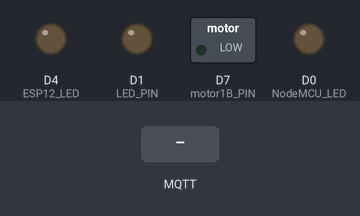
A sketch run on a simulated ESP8266 (NodeMCU). On the bench: switched loads named in the sketch (green lamp = pin HIGH), output pins drawn as LEDs (lit = HIGH). The inputs (shaded band) are chosen by the test bench. WiFi joins after 1.5 s; servers stay silent unless stated; network time is answered at once with the bench clock; the local clock reads 2024-03-15 10:24:30 at power-on unless the sketch sets it; random numbers use the default seed unless the sketch sets one; no MQTT or app messages arrive unless stated; what the sketch prints to the serial monitor is not drawn.

Above: at 0.1 s.
At 8.1 s:
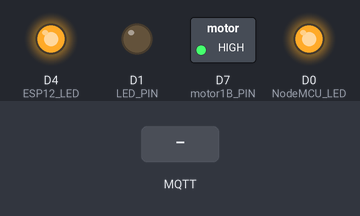
At 10.2 s:
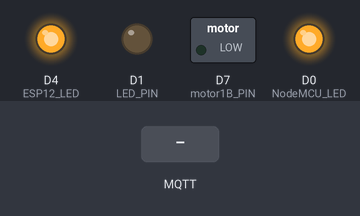
10.3 s: MQTT message "nodemcu/runmotor" arrives on the first subscribed topic
11.8 s: MQTT message "1" arrives on the first subscribed topic
13.3 s: MQTT message "on" arrives on the first subscribed topic
Timing chart, 0 to 16.3 s (numbered marks = the images above; inputs shaded):
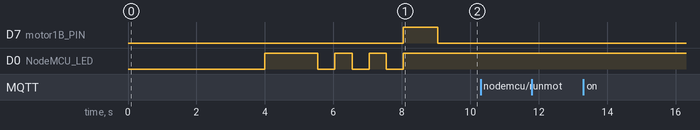

The sketch:

MqttMotor.ino
```cpp
/***************************************************
  NodeMCU
****************************************************/

// MqttMotor.ino
//
// This code connects to an MQTT broker as a client and monitors
//    for messages. If it gets one to run the motor, it will do so.
//    It will also send a heartbeat back to the Broker so that
//    it is clear it is still connected.
//    In addition, it connects to an NTP server
//    to monitor time change.

// NodeMCU 1.0 ESP-12E Pinout image here:
//    https://www.instructables.com/NodeMCU-ESP8266-Details-and-Pinout/
//    Note that D2 is a PWM
//    Note that D0 and D4 correspond to the onboard LED's on the NodeMCU and ESP-12, respectively.

// NodeMCU Onboard LED explanation here:
//    https://lowvoltage.github.io/2017/07/09/Onboard-LEDs-NodeMCU-Got-Two

// L298N Pinout image here:
//    https://lastminuteengineers.com/l298n-dc-stepper-driver-arduino-tutorial/

// NODEMCU PINOUTS
// D2 = Purple to resistor on breadboard before LED
// D1 = Gray to IN1 (1st pin) on Motor Controller unit
// D7 = Yellow to IN2 (2nd pin) on Motor Controller unit // This has some output on boot, but less than D3
// GND = Black to breadboard Ground rail connected to both LED and L928N Ground
// VIN = Red to +5V on L298N (this powers the NodeMCU, there is a regulator on NodeMCU from VIN that steps it down to 3.3v)

// L298N PINOUTS
//    Both jumpers are still installed in default place from factory, on (ENA)(+5V) and (ENB)(+5V)
// OUT1 = Red to Motor Red
// OUT2 = Black to Motor Black
// +12V aka VCC = Red to Positive (+) DC Female Barrel Plug
// GND = Black to Negative (-) DC Female Barrel Plug
// +5V = Red to VIN NodeMCU (powers NodeMCU)
// IN1 = Gray to D3 on NodeMCU   ****NEEDS UPDATED****
// IN2 = Yellow to D4 on NodeMCU ****NEEDS UPDATED****

// MOTOR PINOUT 12V DC Motor 6Pin with Encoder
// Red Positive (+) = L298N OUT1
// Black Negative (-) = L298N OUT2
// Green Hall Sensor GND = UNUSED
// Blue Hall Sensor Vcc = UNUSED
// Yellow Hall Sensor A Vout = UNUSED
// White Hall Sensor B Vout = UNUSED
////////////

#include <Arduino.h>
#include <NTPClient.h>            // https://github.com/arduino-libraries/NTPClient
#include <ESP8266WiFi.h>
#include <ESP8266WiFiMulti.h>
#include <WiFiUdp.h>
#include <PubSubClient.h>         // https://github.com/knolleary/pubsubclient
#include <ArduinoJson.h>          // https://github.com/bblanchon/ArduinoJson
#include <WebSocketsClient.h>     // https://github.com/Links2004/arduinoWebSockets/tree/master/src
#include "Adafruit_MQTT.h"        // https://github.com/adafruit/Adafruit_MQTT_Library
#include "Adafruit_MQTT_Client.h"
#include <string.h>
/************************* WiFi Access Point and MQTT Globals *********************************/
#define WLAN_SSID         "Moody"
#define WLAN_PASS         "PASSWORD"
#define mqtt_server       IPAddress (192, 168, 1, 213) // static ip address of the Raspberry Pi MQTT Server
#define MQTT_PORT         1883
#define MQTT_USERNAME     ""    // Not necessarily needed
#define MQTT_PASSWORD     ""    // Not necessarily needed
/************************* Pins and other HW setup Globals  *********************************/
#define LED_PIN           D1    // Pin connected to the LED
#define NodeMCU_LED       16
#define ESP12_LED         2
#define motor1A_PIN       D1
#define motor1B_PIN       D7
#define USE_SERIAL        Serial
/************************* Wifi and MQTT continued setup *********************************/
// Create an ESP8266 WiFiClient class to connect to the MQTT server.
WiFiClient espClient;
// Setup the MQTT client class by passing in the WiFi client
PubSubClient client(espClient);
unsigned long lastMsg = 0;
#define MSG_BUFFER_SIZE  (50)
char msg[MSG_BUFFER_SIZE];
int value = 0;
/************************* Timing Globals *********************************/
int lastFeedHour = 0;                           // Global keeps track of last hour feed was dispensed
int lastHeartbeatHour = 0;                      // Global keeps track of last time heartbeat was sent
int lastHeartbeatMinute = 0;                      // Global keeps track of last minute heartbeat was sent
int global_mqtt_retries = 3;                    // Global keeps track of how many time we will try the mqtt_check() procedure.
int MOTOR_RUN_TIME = 1000;                      // Global sets for how long motor is to turn in milliseconds
/*************************** NTP Stuff **************************************/
const long utcOffstHours = -7; // Set this to your offset from UTC time. PST is UTC-8 for example so put -8
const long utcOffsetInSeconds = 60 * 60 * utcOffstHours; // Calculated based off your offset specified in utcOffsetHours
int FEEDING_HOURS[] = {7, 8, 9, 10, 11, 12, 13, 14, 15, 16, 17, 18, 19, 20, 21}; // Set these to the hours you want to feed
int FEEDING_HOURS_SIZE = sizeof FEEDING_HOURS / sizeof FEEDING_HOURS[0];
char daysOfTheWeek[7][12] = {"Sunday", "Monday", "Tuesday", "Wednesday", "Thursday", "Friday", "Saturday"};
// Define NTP Client to get time
WiFiUDP ntpUDP;
NTPClient timeClient(ntpUDP, "pool.ntp.org", utcOffsetInSeconds);
/*************************** Function Headers *******************************/
void bootMessage();
void stopMotors();
void runMotorClockWise(int run_time);
void runMotorCounterClockWise(int run_time);
void blinkUniversal(int led_type, int times, int delay_time);
void blinkInternal(int led_type, int times, int delay_time);
void fadeLED();
void checkHourlyFeed();
void heartbeatCheck();
void sendHeartbeat();
void printTime();
void printTimeStamp();
void MQTT_connect();
void Mqtt_check();
void setup_wifi();
String buildStringFromBytesObject(byte* bytesArray, unsigned int length);

/*************************** Sketch Code ************************************/
void setup() {
    Serial.begin(115200);
    USE_SERIAL.setDebugOutput(true);
    bootMessage();
    // Initalize the pins for output
    pinMode(motor1A_PIN, OUTPUT);
    pinMode(motor1B_PIN, OUTPUT);
    pinMode(LED_PIN, OUTPUT);
    pinMode(NodeMCU_LED, OUTPUT); // Internal LED on NodeMCU
    pinMode(ESP12_LED, OUTPUT);   // Internal LED on ESP-12
    digitalWrite(NodeMCU_LED, HIGH); // Turn off LED
    digitalWrite(ESP12_LED, HIGH);   // Turn off LED

    setup_wifi();

    client.setServer(mqtt_server, 1883);
    client.setCallback(callback); // What to do when we receive a message on a channel we subscribe to

    // Stop the motor
    stopMotors();

    timeClient.begin();
    timeClient.update();
    printTime();

    blinkInternal(NodeMCU_LED, 3, 500); // blink 3 times, once every .5 seconds, to show we started successfully.
    runMotorClockWise(MOTOR_RUN_TIME);  // Test motor on startup
    printTimeStamp();
    Serial.println("Setup Complete");
}

uint32_t x=0;

void loop() {
    timeClient.update();
    //checkHourlyFeed();
    heartbeatCheck();

    // MQTT stuff
    if (!client.connected()) {
      reconnect();
    }
    client.loop();
}

void setup_wifi() {

  delay(10);
  // We start by connecting to a WiFi network
  Serial.println();
  Serial.print("Connecting to ");
  Serial.println(WLAN_SSID);

  WiFi.mode(WIFI_STA);
  WiFi.begin(WLAN_SSID, WLAN_PASS);

  while (WiFi.status() != WL_CONNECTED) {
    delay(500);
    Serial.print(".");
  }

  randomSeed(micros());

  Serial.println("");
  Serial.println("WiFi connected");
  Serial.println("IP address: ");
  Serial.println(WiFi.localIP());
}


// This method turns a byteArray into a string for printing, or comparison, or anything really.
String buildStringFromBytesObject(byte* bytesArray, unsigned int length){
  String constructedString = "";
  for (int i = 0; i < length; i++) {
    constructedString += (char)bytesArray[i];
  }
  return constructedString;
}

// This function is called when a message is received on a MQTT topic that we subscribe to
void callback(char* topic, byte* payload, unsigned int length) {
  Serial.print("Message arrived [ ");
  Serial.print(topic);
  Serial.println(" ]");

  String decoded_payload_string = buildStringFromBytesObject(payload, length); // payload is originally a bytes object
  Serial.print("decoded_payload_string: ");
  Serial.println(decoded_payload_string);
  if ( strcmp(topic, "nodemcu/heartbeatAcknowledged") == 0 )
  {
    Serial.println("topic is: nodemcu/heartbeatAcknowledged");
    if (decoded_payload_string == "heartbeatAcknowledged"){
      Serial.println("our heartbeat was acknowledged");
    }
  }
  if ( strcmp(topic, "nodemcu/runmotor") == 0 )
  {
      Serial.println("running motor!");
      runMotorClockWise(MOTOR_RUN_TIME);
  }
}

void reconnect() {
  // Loop until we're reconnected
  while (!client.connected()) {
    Serial.print("Attempting MQTT connection...");
    // Create a random client ID
    String clientId = "ESP8266Client-";
    clientId += String(random(0xffff), HEX);
    // Attempt to connect
    if (client.connect(clientId.c_str())) {
      Serial.println("connected");
      // Once connected, publish an announcement...
      client.publish("outTopic", "hello world");
      // ... and resubscribe
      client.subscribe("#");
    } else {
      Serial.print("failed, rc=");
      Serial.print(client.state());
      Serial.println(" try again in 5 seconds");
      // Wait 5 seconds before retrying
      delay(5000);
    }
  }
}


// Print a message and delay a bit on boot
void bootMessage(){
    for (uint8_t t = 4; t > 0; t--)
    {
        printTimeStamp();
        USE_SERIAL.printf("[SETUP] BOOT WAIT %d...\n", t);
        USE_SERIAL.flush();
        delay(1000);
    }
}

// Stops the motors
//    both pins low or both pins high will stop motors
void stopMotors()
{
    digitalWrite(motor1A_PIN, LOW);
    digitalWrite(motor1B_PIN, LOW);

    digitalWrite(LED_PIN, LOW);
}

// Run motors for given time. Swap which pin is high/low to change direction of spin
void runMotorClockWise(int run_time)
{
    digitalWrite(LED_PIN, HIGH);

    digitalWrite(motor1A_PIN, LOW);
    digitalWrite(motor1B_PIN, HIGH);

    delay(run_time);
    stopMotors();
}

// Run motors for given time. Swap which pin is high/low to change direction of spin
void runMotorCounterClockWise(int run_time)
{
    digitalWrite(LED_PIN, HIGH);

    digitalWrite(motor1A_PIN, HIGH);
    digitalWrite(motor1B_PIN, LOW);

    delay(run_time);
    stopMotors();
}

// Pass in which LED to blink, number of times to blink, and rate of blink
//  delay_time is in milliseconds where 500 = .5 seconds
void blinkUniversal(int led_type, int times, int delay_time)
{
    for (int i = 1; i <= times; i++)
    {
        digitalWrite(led_type, HIGH);
        delay(delay_time);
        digitalWrite(led_type, LOW);
        if (i != times)
        {
            delay(delay_time);
        }
    }
}

// Pass in which LED to blink, number of times to blink, and rate of blink
//  delay_time is in milliseconds where 500 = .5 seconds
void blinkInternal(int led_type, int times, int delay_time)
{
    // Built in LED's on NodeMCU operate in "inverted" in regard to pin levels
    for (int i = 1; i <= times; i++)
    {
        digitalWrite(led_type, LOW);
        delay(delay_time);
        digitalWrite(led_type, HIGH);
        if (i != times)
        {
            delay(delay_time);
        }
    }
}

// Function that fades LED via a PWM pin on the board.
//  Check pinout to find out other available PWM pins
void fadeLED()
{
    for (int brightness = 1; brightness <= 255; brightness++)
    {
        analogWrite(LED_PIN, brightness);
        delay(10);
    }
    for (int brightness = 255; brightness > 0; brightness--)
    {
        analogWrite(LED_PIN, brightness);
        delay(10);
    }
}


// updates lastFeedHour to currentHour
void updateHourlyFeed()
{
    int currentHour = timeClient.getHours();
    lastFeedHour = currentHour;
}

// updates lastHeartbeatHour to currentHour
void updateHeartbeat()
{
    int currentMinute = timeClient.getMinutes();
    lastHeartbeatMinute = currentMinute;
}

bool isFeedHour(int currentHour)
{
    for (int i = 0; i < FEEDING_HOURS_SIZE; i++)
    {
        if (currentHour == FEEDING_HOURS[i])
        {
            return true;
        }
    }
    return false;
}

// Compare current Hour to lastFeedHour, if different then send heartbeat
void heartbeatCheck()
{
    int currentMinute = timeClient.getMinutes();
    if (currentMinute != lastHeartbeatMinute)
    {
        printTimeStamp();
        Serial.println("Have not sent heartbeat this minute");
        sendHeartbeat();
        updateHeartbeat();
    }
}

// send heartbeat to RPI
void sendHeartbeat()
{
    char mqtt_message[MSG_BUFFER_SIZE];
    snprintf(mqtt_message, MSG_BUFFER_SIZE, "heartbeat");
    //Serial.print("mqtt_message: ");
    //Serial.println(mqtt_message);
    client.publish("nodemcu/heartbeat", mqtt_message);
}

// Compare current Hour to lastFeedHour, if different then feed
void checkHourlyFeed()
{
    int currentHour = timeClient.getHours();
    if ( isFeedHour(currentHour) )
    {
        if (currentHour != lastFeedHour)
        {
            printTimeStamp();
            Serial.println("Have not fed this hour");
            runMotorClockWise(MOTOR_RUN_TIME);
            updateHourlyFeed();
        }
    }
}

void printTime()
{
    Serial.print(daysOfTheWeek[timeClient.getDay()]);
    Serial.print(", ");
    Serial.print(timeClient.getHours());
    Serial.print(":");
    Serial.print(timeClient.getMinutes());
    Serial.print(":");
    Serial.println(timeClient.getSeconds());
    //Serial.println(timeClient.getFormattedTime());
}

void printTimeStamp()
{
    Serial.print("[");
    Serial.print(timeClient.getFormattedTime());
    Serial.print("] ");
}
```

Measured:
- after the input at 10.3 s, every drawn part: stays the same
- after the input at 11.8 s, every drawn part: stays the same
- after the input at 13.3 s, every drawn part: stays the same
